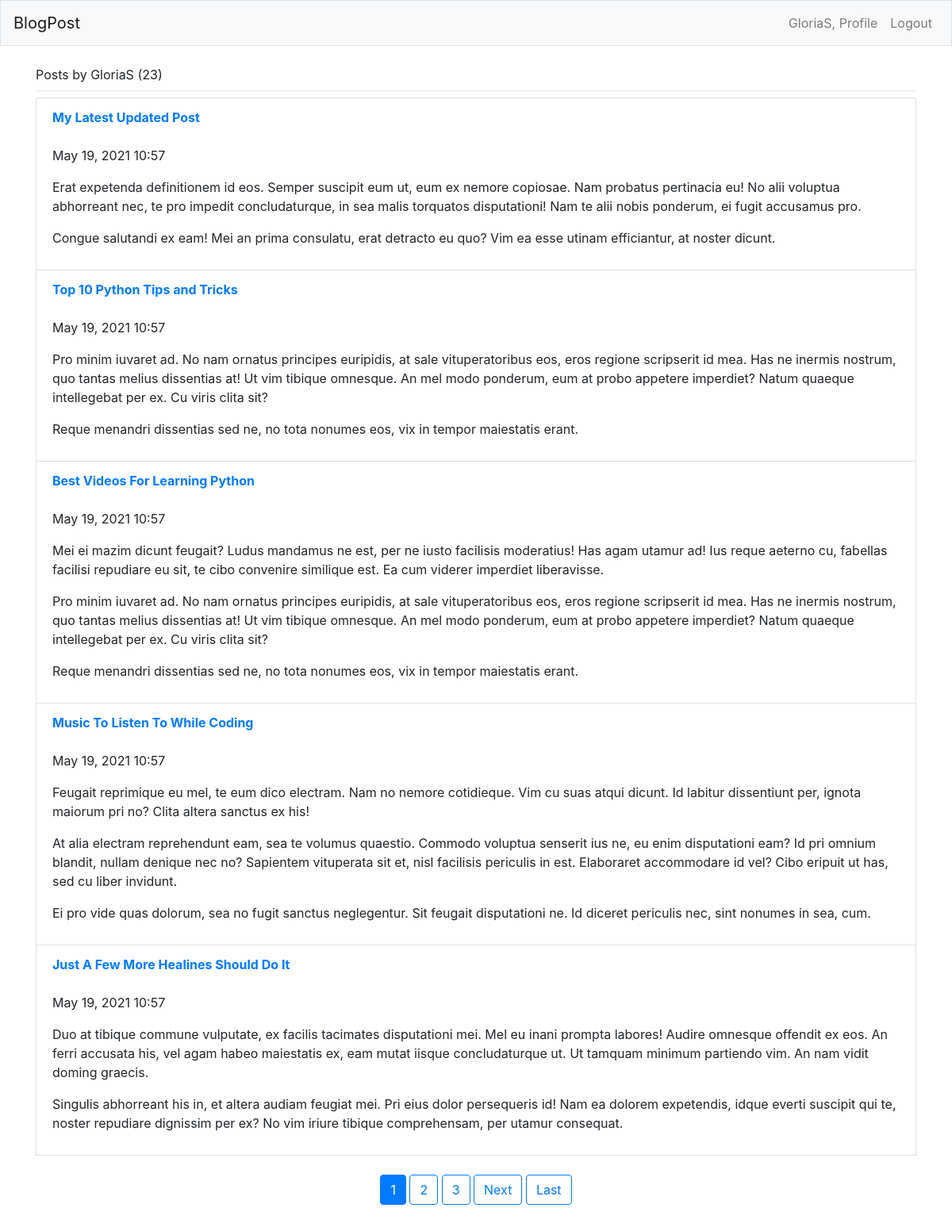
Screenshot of /user/GloriaS/ (signed in) with the database file from the repository.
### BlogPost/models.py (models this page shows)
class BlogPost(models.Model):
    title = models.CharField(max_length=50)
    text = models.TextField()
    date_added = models.DateTimeField(auto_now_add=True)
    owner = models.ForeignKey(User, on_delete=models.CASCADE)
    def __str__(self):
        return self.title

### BlogPost/views.py (the view)
# urls.py: path('user/<str:username>/', views.UserBlogList.as_view(), name='user_posts'),
class UserBlogList(ListView):
    model = BlogPost
    template_name = 'BlogPost/user_posts.html'
    context_object_name = 'posts'
    paginate_by = 5
    def get_queryset(self):
        user = get_object_or_404(User, username=self.kwargs.get('username'))
        return BlogPost.objects.filter(owner=user).order_by('-date_added')

### BlogPost/templates/BlogPost/user_posts.html (shortened to what this page needs)
{% extends "BlogPost/base.html" %}
{% block page_header %}
    Posts by {{ view.kwargs.username }} ({{ page_obj.paginator.count }})
{% endblock page_header %}
{% block content %}
    <ul class="list-group ">
        {% for post in posts %}
        <li class="list-group-item">
            <a href="{% url 'BlogPost:blog_detail' post.id %}">
                <b>{{ post }}</b>
            </a>
            <br><br>
            <p>{{ post.date_added|date:'M d, Y H:i' }}</p>
            <p>{{ post.text|linebreaks }}</p>
        </li>
        {% empty %}
            <p>No blog posts have been added.</p>
        {% endfor %}
        {% if page_obj.has_other_pages %}
            <center><p class="pt-4 mb-4">
                {% for num in page_obj.paginator.page_range %}
                    {% if page_obj.number == num %}
                        <a class='btn btn-primary mb-4' href="?page={{ num }}">{{ num }}</a>
                    {% elif num > page_obj.number|add:'-3' and num < page_obj.number|add:'3' %}
                        <a class='btn btn-outline-primary mb-4' href="?page={{ num }}">{{ num }}</a>
                    {% endif %}
                {% endfor %}
                {% if page_obj.has_next %}
                    <a class="btn btn-outline-primary mb-4" href="?page={{ page_obj.next_page_number }}">Next</a>
                    <a class="btn btn-outline-primary mb-4" href="?page={{ page_obj.paginator.num_pages }}">Last</a>
                {% endif %}
            </p></center>
        {% endif %}
    </ul>
{% endblock content %}

### BlogPost/templates/BlogPost/base.html (shortened to what this page needs)
{% load static %}
{% load bootstrap4 %}
<!doctype html>
<html lang="en">
<head>
    {% bootstrap_css %}
</head>
<body>
    <nav class="navbar navbar-expand-md navbar-light bg-light mb-4 border">
        <a class="navbar-brand" href = "{% url 'BlogPost:index' %}">
            BlogPost</a>
    <div class="collapse navbar-collapse" id="navbarCollapse">
        <ul class="navbar-nav ml-auto">
            {% if user.is_authenticated %}
            <li class="nav-item">
                <a class="nav-link" href = "{% url 'users:profile' %}">{{ user.username }}, Profile</a>
            </li>
            <li class="nav-item">
                <a class="nav-link" href = "{% url 'users:logout' %}">Logout</a>
            </li>
            {% endif %}
        </ul>
    </div>
    </nav>
    <main role="main" class="container">
        <div class="pb-2 mb-2 border-bottom">
            {% block page_header %}{% endblock page_header %}
        </div>
        <div>
            {% block content %}{% endblock content %}
        </div>
    </main>
</body>
</html>

### rows the page displays
BlogPost: title "My Latest Updated Post", date_added "May 19, 2021 10:57", text "Erat expetenda definitionem id eos. Semper suscipit eum ut, eum ex nemore copiosae. Nam probatus pertinacia eu! No alii voluptua abhorreant nec, te pro impedit concludaturque, in sea malis torquatos disputationi! Nam te alii nobis ponderum, ei fugit accusamus pro. Congue salutandi ex eam! Mei an prima consulatu, erat detracto eu quo? Vim ea esse utinam efficiantur, at noster dicunt."
BlogPost: title "Top 10 Python Tips and Tricks", date_added "May 19, 2021 10:57", text "Pro minim iuvaret ad. No nam ornatus principes euripidis, at sale vituperatoribus eos, eros regione scripserit id mea. Has ne inermis nostrum, quo tantas melius dissentias at! Ut vim tibique omnesque. An mel modo ponderum, eum at probo appetere imperdiet? Natum quaeque intellegebat per ex. Cu viris clita sit? Reque menandri dissentias sed ne, no tota nonumes eos, vix in tempor maiestatis erant."
BlogPost: title "Best Videos For Learning Python", date_added "May 19, 2021 10:57", text "Mei ei mazim dicunt feugait? Ludus mandamus ne est, per ne iusto facilisis moderatius! Has agam utamur ad! Ius reque aeterno cu, fabellas facilisi repudiare eu sit, te cibo convenire similique est. Ea cum viderer imperdiet liberavisse. Pro minim iuvaret ad. No nam ornatus principes euripidis, at sale vituperatoribus eos, eros regione scripserit id mea. Has ne inermis nostrum, quo tantas melius dissentias at! Ut vim tibique omnesque. An mel modo ponderum, eum at probo appetere imperdiet? Natum quaeque intellegebat per ex. Cu viris clita sit? Reque menandri dissentias sed ne, no tota nonumes eos, vix in tempor maiestatis erant."
BlogPost: title "Music To Listen To While Coding", date_added "May 19, 2021 10:57", text "Feugait reprimique eu mel, te eum dico electram. Nam no nemore cotidieque. Vim cu suas atqui dicunt. Id labitur dissentiunt per, ignota maiorum pri no? Clita altera sanctus ex his! At alia electram reprehendunt eam, sea te volumus quaestio. Commodo voluptua senserit ius ne, eu enim disputationi eam? Id pri omnium blandit, nullam denique nec no? Sapientem vituperata sit et, nisl facilisis periculis in est. Elaboraret accommodare id vel? Cibo eripuit ut has, sed cu liber invidunt. Ei pro vide quas dolorum, sea no fugit sanctus neglegentur. Sit feugait disputationi ne. Id diceret periculis nec, sint nonumes in sea, cum."
BlogPost: title "Just A Few More Healines Should Do It", date_added "May 19, 2021 10:57", text "Duo at tibique commune vulputate, ex facilis tacimates disputationi mei. Mel eu inani prompta labores! Audire omnesque offendit ex eos. An ferri accusata his, vel agam habeo maiestatis ex, eam mutat iisque concludaturque ut. Ut tamquam minimum partiendo vim. An nam vidit doming graecis. Singulis abhorreant his in, et altera audiam feugiat mei. Pri eius dolor persequeris id! Nam ea dolorem expetendis, idque everti suscipit qui te, noster repudiare dignissim per ex? No vim iriure tibique comprehensam, per utamur consequat."

### other values shown
{{ user.username }} "GloriaS"
{{ view.kwargs.username }} "GloriaS"
{{ page_obj.paginator.count }} "23"
{{ num }} "1"
{{ num }} "2" "3"
